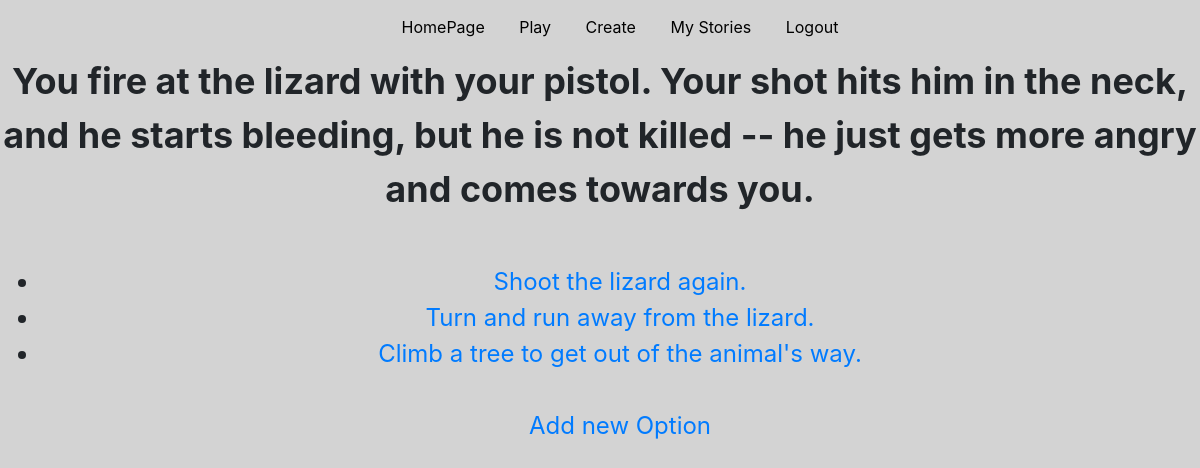
/AdvAPP/9/ (signed in), run on the app's committed database.
### AdvAPP/models.py (models this page shows, shortened)
class AdventureText(models.Model):
    story = models.ForeignKey(Stories, default="", on_delete=models.CASCADE)
    adv_text = models.TextField()

class ChoiceText(models.Model):
    choice_text = models.CharField(max_length=300)
    choice_of = models.ForeignKey(AdventureText, on_delete=models.CASCADE)
    result_text = models.IntegerField(default=0)

### AdvAPP/views.py (the view)
# urls.py: path('<int:result_text>/', views.playing, name='playing'),
def playing(request, result_text):
    try:
        adventureText = AdventureText.objects.get(pk=result_text)
    except AdventureText.DoesNotExist:
        raise Http404("Story does not exist")
    return render(request, 'playing.html', {'adventureText': adventureText})

### templates/playing.html (shortened to what this page needs)
{% extends 'base.html' %}
{% block content %}
    <div id="adventure">{{ adventureText.adv_text }}</div>
    <br> <br>
    <div id="choices">
        <ul>
        {% for choicetext in adventureText.choicetext_set.all %}
            {% if user.is_authenticated %}
                <li><a href="/AdvAPP/authen/{{ choicetext.result_text }}/">{{ choicetext.choice_text }}</a></li>
            {% else %}
                <li><a href="/AdvAPP/{{ choicetext.result_text }}/">{{ choicetext.choice_text }}</a></li>
            {% endif %}
        {% endfor %}
        <br>
        {% if user.is_authenticated %}
            {% if user.username == adventureText.story.author %}
                {% if adventureText.choice_set.result_text != "Start" %}
                <a href="/AdvAPP/authen/create/{{ adventureText.story.pk }}/{{ adventureText.pk }}">Add new Option</a>
                {% endif %}
            {% endif %}
        {% endif %}
        </ul>
    </div>
{% endblock %}

### static/style.css (style rules this page uses)
body { background-color: lightgray; }
#choices { text-align: center; align-content: center; font-size: 2vw; }
#adventure { text-align: center; font-size: 3vw; font-weight: bold; }

### data on the page
AdventureText: adv_text "You fire at the lizard with your pistol. Your shot hits him in the neck, and he starts bleeding, but he is not killed -- he just gets more angry and comes towards you."
ChoiceText: choice_text "Shoot the lizard again."
ChoiceText: choice_text "Turn and run away from the lizard."
ChoiceText: choice_text "Climb a tree to get out of the animal's way."
